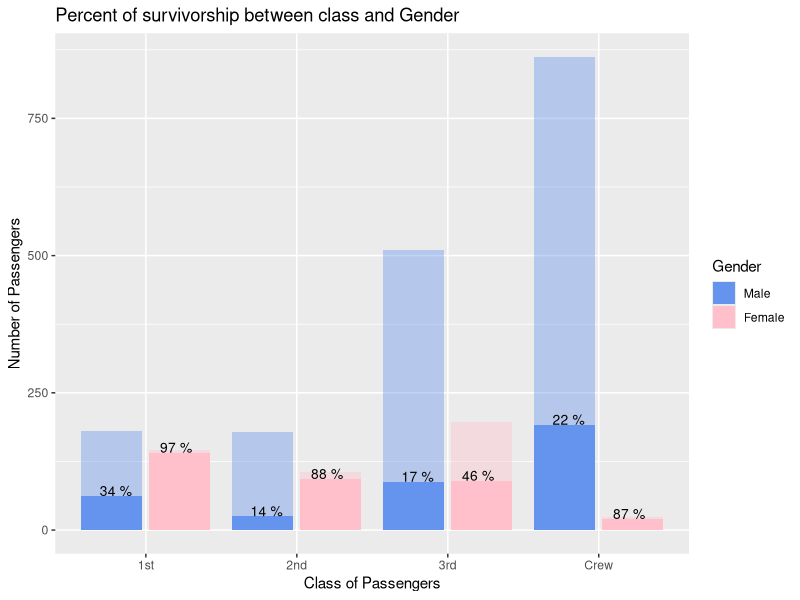
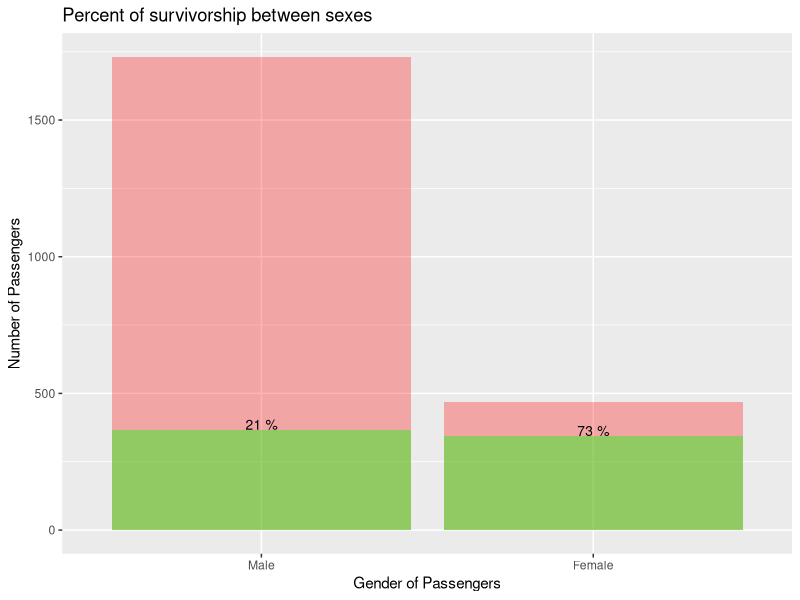

R code for these plots, in order:
####################################
#####                          #####
#####      FINAL PROJECT       #####
#####                          #####
####################################

#WRITTEN BY: Hannah Woody
#WRITTEN ON: 12/6/2022
#LAST UPDATED: 12/15/2022

## Define Dataset/ Create Dataframe
titanic <- as.data.frame(Titanic)

## Install tidyverse package, for ease of filtering
library("tidyverse")

#############################
##                         ##
##   COMPARE SURVIVORSHIP  ##
##     FOR EACH CLASS OF   ##
##        PASSENGER        ##
##                         ##
#############################


## Filter sub-set dataframe to just those that have survived the titanic and group then sum totals of each class 
sex_class_survived <- titanic %>% 
  filter(Survived == "Yes") %>% #filter to only those that survived
  select (Class, Sex, Freq) %>% #keep class, sex, and frequency
  group_by(Class, Sex) %>% #group by class and then sex
  summarize(Totalclasssex=sum(Freq)) #sum the total frequency for each class and gender

## Get totals of each sex present in the different classes for plotting comparison
sex_class_total <- titanic %>% 
  select (Class, Sex, Freq) %>% #keep class, sex, and frequency
  group_by(Class, Sex) %>% #group by class and then sex
  summarize(completeclasssex=sum(Freq)) #sum the total frequency for each class and gender

percent_survival <- (sex_class_survived$Totalclasssex/sex_class_total$completeclasssex)*100
percent_survival <- round(percent_survival, digits=0)

## Turn filtered and grouped data into a dataframe for easy plotting in base R
classcomp <- data.frame(sex_class_survived$Class, sex_class_survived$Sex, sex_class_survived$Totalclasssex, sex_class_total$completeclasssex, percent_survival )
colnames(classcomp) <- c("Class", "Sex", "Survived", "Total", "Survived_Percent") #Rename column names so they are easier to work with in plotting

## Create a bar plot displaying survivorship between sexes in each of the classes
ggplot(data=classcomp, aes(fill = Sex)) + #Fills bars with different colors defined by gender
  geom_col(aes(x=classcomp$Class, y=classcomp$Survived), position = position_dodge2(width = 0.5)) + #position dodge makes sure that male/female bars do not overlay eachother but are seperated by 0.5
  geom_col(aes(x=classcomp$Class, y=classcomp$Total),alpha = 0.4, position= position_dodge2(width =0.5))+
  scale_fill_manual(name = "Gender", values = c("cornflowerblue", "pink")) + #Defines colors for the fill=Sex
  geom_text(aes(x=classcomp$Class, y=classcomp$Survived, label=paste(classcomp$Survived_Percent, "%")), size=3.5, vjust= 0, position= position_dodge2(width =0.8))+
  ggtitle("Percent of survivorship between class and Gender")+
  ylab("Number of Passengers")+
  xlab("Class of Passengers")
  

#############################
##                         ##
##   COMPARE SURVIVORSHIP  ##
##    BETWEEN GENDERS OF   ##
##        PASSENGERS       ##
##                         ##
#############################


## Filter sub-set dataframe to just those that have survived the titanic and group by sex, sum total of each sex
sex_survived <- titanic %>% 
  filter(Survived == "Yes") %>% #filter to only those that survived
  select (Sex, Freq) %>% #keep sexes and frequency of each sex
  group_by(Sex) %>% #group by the sex
  summarize(Totalsex=sum(Freq)) #sums the total of survival between each sex


## Group by sex, and create sums of each sex present on titanic, regardless of whether they survived or not
sex_totals <- titanic %>% 
  select (Sex, Freq) %>% #keep sexes and frequency of each sex
  group_by(Sex) %>% #group by the sex
  summarize(Totalsexes=sum(Freq))#sums total frequency of each sex on the titanic regardless of surival

## Calculate percentages of survival so that it can be plotted below
perc_survival <- (sex_survived$Totalsex/sex_totals$Totalsexes)*100 #Calculates %
perc_survival <- round(perc_survival, digits=0) #Rounds to the nearest whole number, 0 decimal places

## Turn filtered and grouped data into a dataframe for easy plotting in base R
sexcomp <- data.frame(sex_totals$Totalsexes, sex_survived$Totalsex, sex_totals$Sex, perc_survival)
colnames(sexcomp) <- c("Totals", "Survivors", "Genders", "Percent_of_Survival") #Rename column names so they are easier to work with in plotting


## Create a bar plot displaying survivorship between sexes
## For this bar plot, bars are "stacked", this was done by defining two Y values in geom_bar and setting the
## alphas to lower values so that survived/green could be seen over notsurvived/red
 ggplot(data=sexcomp, aes(x=Genders)) +
  geom_bar(aes(y= Totals), stat="identity", position ="identity" , alpha=.3, fill='red') + 
  geom_bar(aes(y= Survivors), stat="identity", position="identity", alpha=.4, fill='green') +
   scale_fill_manual(name = "Survival", values = c("red", "green")) + #Holding attempt at making legend...
   geom_text(aes(x=Genders, y= Survivors, label=paste(sexcomp$Percent_of_Survival, "%")), size=3.5, vjust= 0, position= position_dodge2(width =0.8))+ #Adds percentages to top of survived bar
   ggtitle("Percent of survivorship between sexes")+
   ylab("Number of Passengers")+
   xlab("Gender of Passengers")
 


        